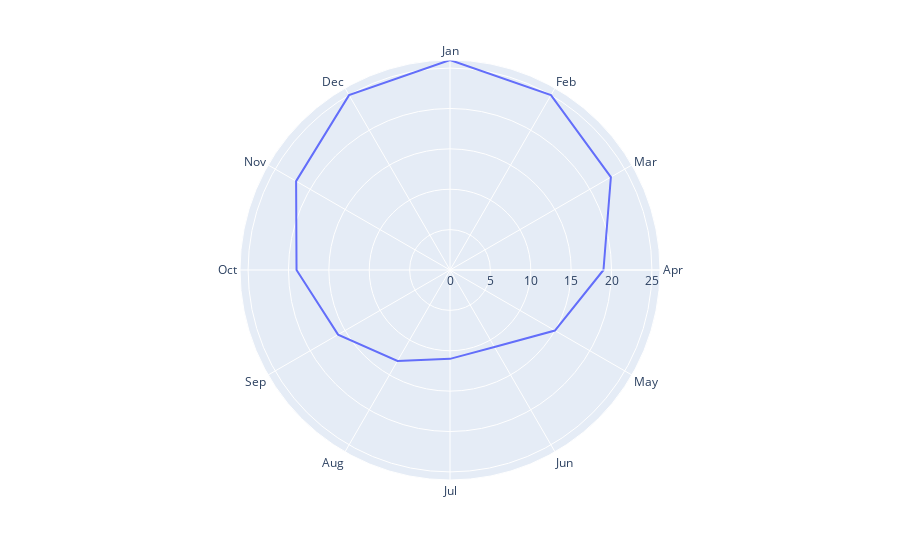

The code cell stored with this chart in its notebook:
### Code cell
fig = px.line_polar(data_8, r='temp', theta='month', line_close=True)

plt.tight_layout()
fig.show()

### Figure 1 — Plotly figure (JSON) as saved in the notebook; plotly's stock layout.template omitted (floating-point values rounded to 4 significant figures)
{"data": [{"hovertemplate": "temp=%{r}<br>month=%{theta}<extra></extra>", "legendgroup": "", "line": {"color": "#636efa", "dash": "solid"}, "marker": {"symbol": "circle"}, "mode": "lines", "name": "", "r": [26, 25, 23, 19, 15, 11, 11, 13, 16, 19, 22, 25, 26], "showlegend": false, "subplot": "polar", "theta": ["Jan", "Feb", "Mar", "Apr", "May", "Jun", "Jul", "Aug", "Sep", "Oct", "Nov", "Dec", "Jan"], "type": "scatterpolar"}], "layout": {"legend": {"tracegroupgap": 0}, "margin": {"t": 60}, "polar": {"angularaxis": {"direction": "clockwise", "rotation": 90}, "domain": {"x": [0, 1], "y": [0, 1]}}}}
